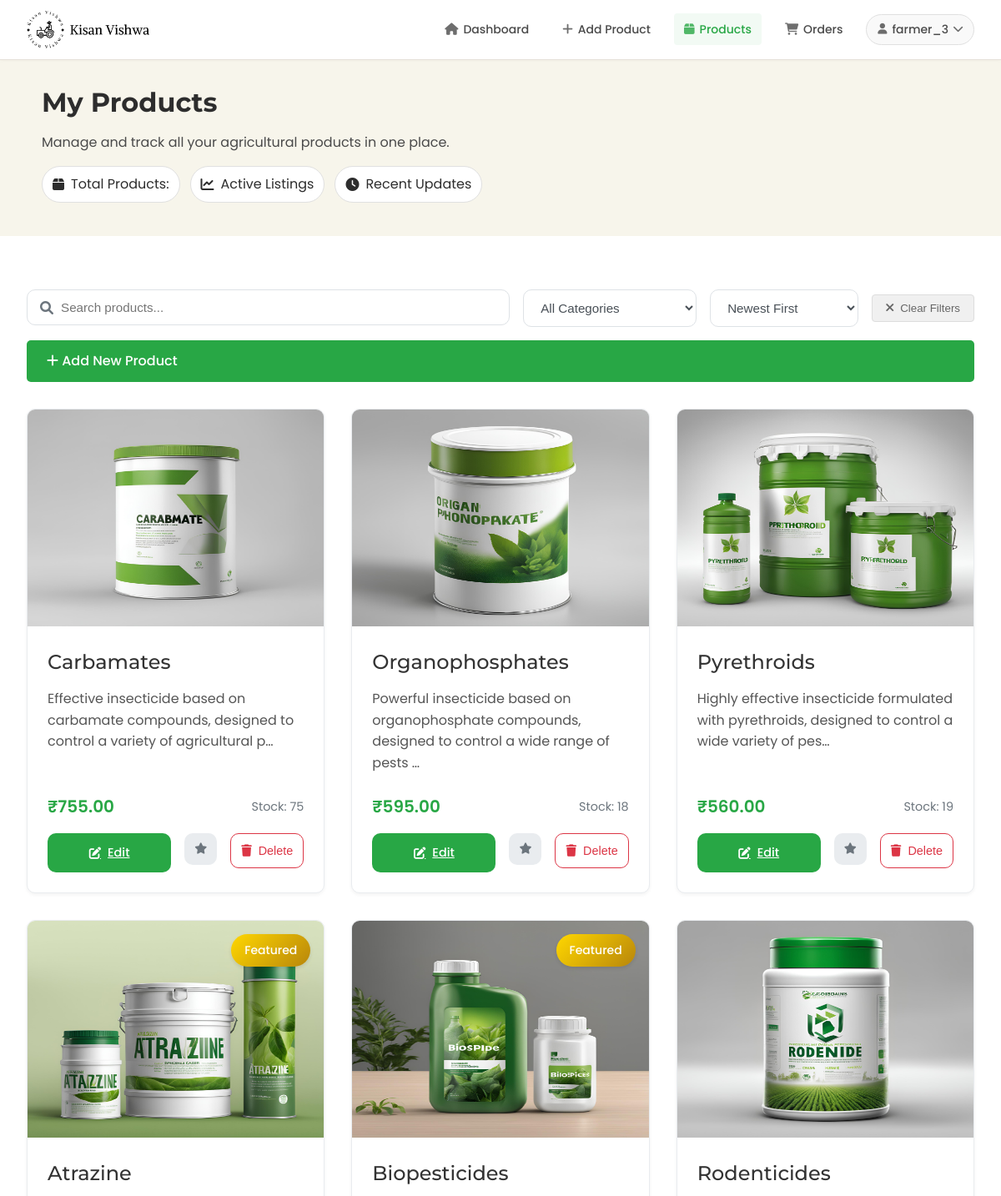
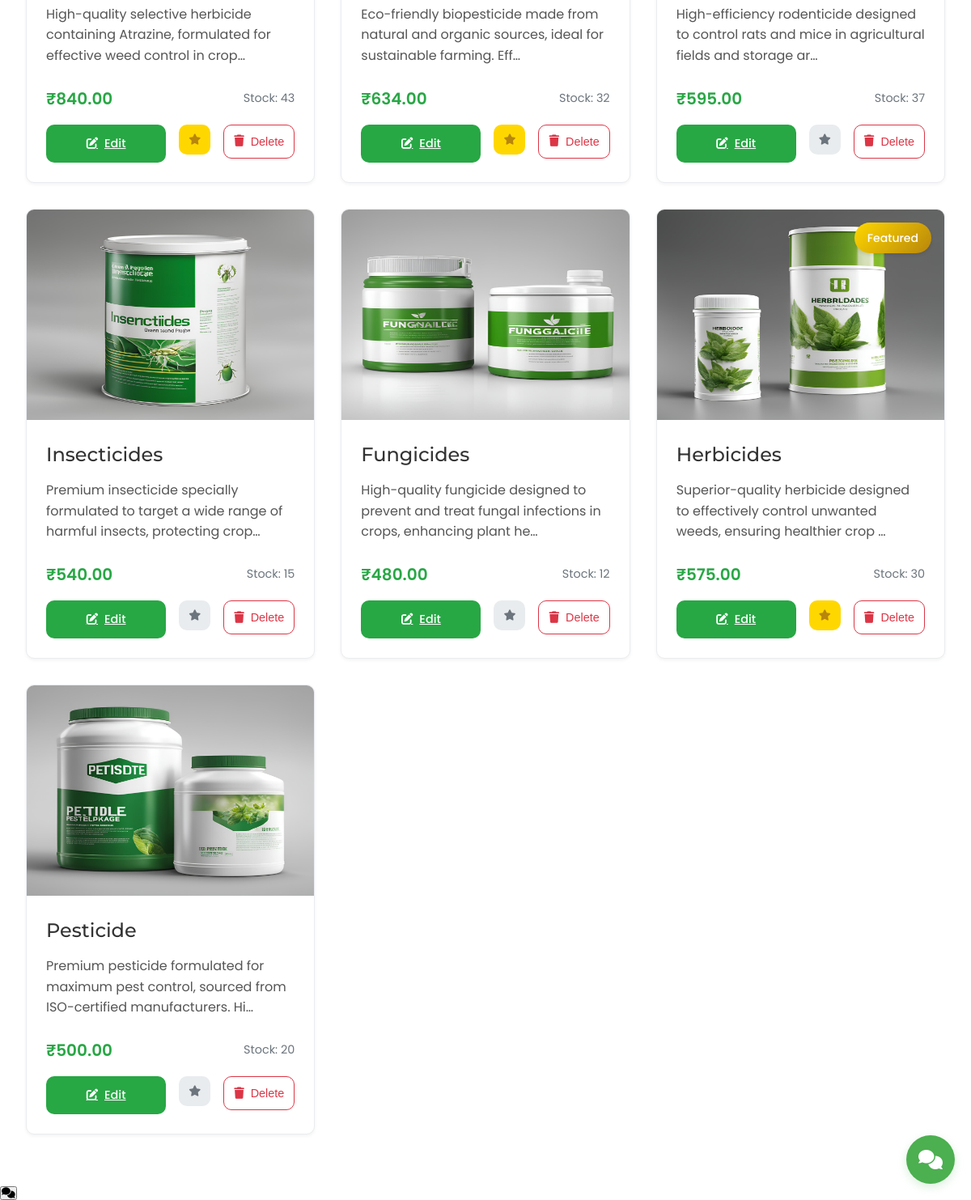
The page /products/my_products/ (signed in) on the database its author committed (2 pictures, top to bottom).
### product_app/models.py (models this page shows, shortened)
class Product(models.Model):
    CATEGORY_CHOICES = [
        ('vegetables', 'Vegetables'),
        ('fruits', 'Fruits'),
        ('grains', 'Grains'),
        ('dairy', 'Dairy'),
        ('tools', 'Tools & Equipment'),
        ('seeds', 'Seeds & Saplings'),
        ('pesticides', 'Pesticides & Fertilizers'),
        ('organic', 'Organic Products'),
        ('livestock', 'Livestock & Feed'),
        ('other', 'Other')
    ]
    name = models.CharField(max_length=200)
    category = models.CharField(max_length=100, choices=CATEGORY_CHOICES, default='other')
    price = models.DecimalField(max_digits=10, decimal_places=2)
    quantity = models.IntegerField()
    description = models.TextField()
    image = models.ImageField(
        upload_to='products/',
        null=True,
        blank=True
    )
    farmer = models.ForeignKey(User, on_delete=models.CASCADE)
    created_at = models.DateTimeField(auto_now_add=True)
    updated_at = models.DateTimeField(auto_now=True)
    is_featured = models.BooleanField(default=False)
    is_deleted = models.BooleanField(default=False)
    def get_image_url(self):
        if self.image and hasattr(self.image, 'url'):
            return self.image.url
        return static('images/default_product.jpg')

### product_app/views.py (the view)
# urls.py: path('my_products/', my_products, name='my_products'),
@login_required
def my_products(request):
    category = request.GET.get('category', '')
    search_query = request.GET.get('search', '').strip()
    sort_by = request.GET.get('sort', 'newest')
    products = Product.objects.filter(farmer=request.user, is_deleted=False)
    if category:
        products = products.filter(category=category)
    if search_query:
        products = products.filter(
            Q(name__icontains=search_query) |
            Q(description__icontains=search_query)
        )
    if sort_by == 'newest':
        products = products.order_by('-created_at')
    elif sort_by == 'oldest':
        products = products.order_by('created_at')
    elif sort_by == 'price-high':
        products = products.order_by('-price')
    elif sort_by == 'price-low':
        products = products.order_by('price')
    paginator = Paginator(products, 12)
    page = request.GET.get('page', 1)
    products = paginator.get_page(page)
    context = {
        'products': products,
        'current_category': category,
        'current_sort': sort_by,
        'search_query': search_query,
        'PRODUCT_CATEGORIES': Product.CATEGORY_CHOICES,
    }
    return render(request, 'my_products.html', context)

### customer_app/context_processors.py (called while the page is built, shortened)
def wishlist_and_cart_counts(request):
    if request.user.is_authenticated:
        cart_items = CartItem.objects.filter(user=request.user).select_related('product')
        wishlist_items = Wishlist.objects.filter(user=request.user)
        return {
            'cart_items_count': cart_items.count(),
            'cart_total': sum(item.total_price for item in cart_items),
            'wishlist_count': wishlist_items.count(),
            'wishlist_product_ids': set(item.product_id for item in wishlist_items)
        }

def wishlist_status(request):
    if request.user.is_authenticated:
        wishlist_items = Wishlist.objects.filter(user=request.user).select_related('product')
        return {
            'wishlist_product_ids': set(item.product.id for item in wishlist_items),
            'wishlist_products': [item.product for item in wishlist_items]
        }
    return {
        'wishlist_product_ids': set(),
        'wishlist_products': []
    }

def product_categories(request):
    CATEGORY_ICONS = {
        'vegetables': 'fa-carrot',
        'fruits': 'fa-apple-alt',
        'grains': 'fa-wheat',
        'dairy': 'fa-cheese',
        'tools': 'fa-tools',
        'seeds': 'fa-seedling',
        'pesticides': 'fa-spray-can',
        'organic': 'fa-leaf',
        'livestock': 'fa-cow',
        'other': 'fa-box'
    }
    return {
        'PRODUCT_CATEGORIES': Product.CATEGORY_CHOICES,
        'CATEGORY_ICONS': CATEGORY_ICONS
    }

### product_app/templates/my_products.html (shortened to what this page needs)
{% load static %}
{% load custom_filters %}
{% block extra_css %}
    <link rel="stylesheet" type="text/css" href="{% static 'css/farmerdesign.css' %}">
    <link rel="stylesheet" type="text/css" href="{% static 'css/my_product.css' %}">
    <link rel="stylesheet" href="https://cdnjs.cloudflare.com/ajax/libs/font-awesome/6.0.0/css/all.min.css">
    <link rel="stylesheet" href="{% static 'css/chat_widget.css' %}">
{% endblock %}
{% block content %}
    <header class="header">
        <div class="logo">
            <img src="{% static 'images/kisan_vishwa_logo.png' %}" alt="Kisan Vishwa Logo">
        </div>
        {% include 'NavBar/FarmerNavBar.html' %}
    </header>
    <section class="hero">
        <div class="hero-content">
            <h1>My Products</h1>
            <p>Manage and track all your agricultural products in one place.</p>
            <div class="hero-features">
                <span class="feature"><i class="fas fa-box"></i> Total Products: {{ products.count }}</span>
                <span class="feature"><i class="fas fa-chart-line"></i> Active Listings</span>
                <span class="feature"><i class="fas fa-clock"></i> Recent Updates</span>
            </div>
        </div>
    </section>
    <main class="main-content">
        <div class="products-controls">
            <div class="search-filter">
                <div class="search-box">
                    <i class="fas fa-search"></i>
                    <input type="text"
                           id="searchInput"
                           placeholder="Search products..."
                           value="{{ search_query|default:'' }}">
                </div>
                <div class="filter-options">
                    <select id="categoryFilter" class="filter-select">
                        <option value="">All Categories</option>
                    </select>
                    <select id="sortFilter" class="filter-select">
                        <option value="newest" {% if current_sort == 'newest' %}selected{% endif %}>Newest First</option>
                    </select>
                    <button id="clearFilters" class="clear-filters-btn">
                        <i class="fas fa-times"></i> Clear Filters
                    </button>
                </div>
            </div>
            <a href="{% url 'add_product' %}" class="add-product-btn">
                <i class="fas fa-plus"></i> Add New Product
            </a>
        </div>
        <div id="productsGrid" class="products-grid">
            {% include 'product_grid_partial.html' with products=products %}
        </div>
    </main>
<div id="chat-widget-container">
    {% include 'chatbot_app/chat_widget.html' %}
</div>
<div class="chat-widget">
    <button class="chat-toggle"
        {% if request.user.is_authenticated %}
            hx-get="{% url 'chatbot_app:toggle_chat' %}"
            hx-target="#chat-container"
            hx-swap="innerHTML"
        {% else %}
            onclick="window.location.href='/login/?next={{ request.path }}'"
        {% endif %}>
        <i class="fas fa-comments"></i>
    </button>
</div>
{% endblock %}

### templates/NavBar/FarmerNavBar.html (shortened to what this page needs)
{% load static %}
{% if user.is_authenticated and user.farmerprofile %}
<nav class="nav-menu">
    <ul class="nav-links">
        <li>
            <a href="{% url 'farmer_dashboard' %}" class="nav-link {% if request.resolver_match.url_name == 'farmer_dashboard' %}active{% endif %}">
                <i class="fas fa-home"></i>
                <span>Dashboard</span>
            </a>
        </li>
        <li>
            <a href="{% url 'add_product' %}" class="nav-link {% if request.resolver_match.url_name == 'add_product' %}active{% endif %}">
                <i class="fas fa-plus"></i>
                <span>Add Product</span>
            </a>
        </li>
        <li>
            <a href="{% url 'my_products' %}" class="nav-link {% if request.resolver_match.url_name == 'my_products' %}active{% endif %}">
                <i class="fas fa-box"></i>
                <span>Products</span>
            </a>
        </li>
        <li>
            <a href="#" class="nav-link">
                <i class="fas fa-shopping-cart"></i>
                <span>Orders</span>
            </a>
        </li>
        <li class="profile-menu">
            <a href="#" class="nav-link profile-toggle">
                <i class="fas fa-user"></i>
                <span>{{ user.username|truncatechars:12 }}</span>
                <i class="fas fa-chevron-down"></i>
            </a>
        </li>
    </ul>
</nav>
{% endif %}

### product_app/templates/product_grid_partial.html (shortened to what this page needs)
{% load static %}
{% for product in products %}
    <div class="product-card" data-category="{{ product.category }}">
        <div class="product-image">
            <img src="{{ product.get_image_url }}" alt="{{ product.name }}" loading="lazy">
            {% if product.is_featured %}
                <div class="featured-badge">Featured</div>
            {% endif %}
        </div>
        <div class="product-content">
            <h3 class="product-title">{{ product.name }}</h3>
            <p class="product-description">{{ product.description|truncatechars:100 }}</p>
            <div class="product-details">
                <span class="price">₹{{ product.price }}</span>
                <span class="stock">Stock: {{ product.quantity }}</span>
            </div>
            <div class="product-actions">
                <a href="{% url 'edit_product' product.id %}" class="edit-btn">
                    <i class="fas fa-edit"></i> Edit
                </a>
                <form method="POST" action="{% url 'toggle_featured' product.id %}" class="d-inline">
                    <button type="submit" class="featured-btn {% if product.is_featured %}active{% endif %}">
                        <i class="fas fa-star"></i>
                    </button>
                </form>
                <form method="POST" action="{% url 'delete_product' product.id %}" class="d-inline delete-form">
                    <button type="submit" class="delete-btn" onclick="return confirmDelete(event, '{{ product.name }}')">
                        <i class="fas fa-trash"></i> Delete
                    </button>
                </form>
            </div>
        </div>
    </div>
{% endfor %}

### static/css/farmerdesign.css (style rules this page uses)
* { margin: 0; padding: 0; box-sizing: border-box; }
.header { background-color: var(--white); padding: 0.8rem 2rem; display: flex; justify-content: space-between; align-items: center; border-bottom: 1px solid #E5E0D8; box-shadow: none; position: sticky; top: 0; z-index: 1000; }
.logo img { height: 45px; width: auto; transition: transform 0.2s ease; }
.nav-menu { display: flex; align-items: center; height: 45px; }
.nav-links { display: flex; list-style: none; gap: 1rem; margin: 0; padding: 0; align-items: center; }
.nav-link { color: var(--text-gray); text-decoration: none; font-family: 'Poppins', sans-serif; font-size: 0.875rem; font-weight: 500; padding: 0.5rem 0.75rem; border-radius: 4px; transition: all 0.2s ease; display: flex; align-items: center; gap: 6px; }
.nav-link i { font-size: 0.9rem; opacity: 0.8; }
.profile-menu { position: relative; }
.profile-menu .nav-link { display: flex; align-items: center; gap: 6px; background-color: var(--light-gray); padding: 0.4rem 0.8rem; border-radius: 25px; border: 1px solid var(--border-color); }
.profile-menu .nav-link i { font-size: 0.8rem; transition: transform 0.2s ease; }
.main-content { max-width: 1600px; margin: 2rem auto; padding: 0 2rem; }
.read-more-btn, .add-product-btn { display: inline-block; padding: 0.75rem 1.5rem; background-color: var(--forest-green); color: var(--white); text-decoration: none; border-radius: 5px; transition: background-color 0.3s; border: none; cursor: pointer; font-weight: 500; width: 100%; }
.hero { position: relative; padding: 25px 50px; background-color: #F7F5EB; color: var(--text-primary); display: flex; justify-content: space-between; align-items: center; margin-bottom: 2rem; overflow: hidden; }
.hero-content { max-width: 600px; z-index: 2; }
.hero h1 { font-family: 'Montserrat', sans-serif; font-size: 2rem; font-weight: 700; margin-bottom: 10px; color: var(--text-primary); }
.hero p { font-size: 1rem; font-weight: 400; margin-bottom: 1rem; color: var(--text-gray); }
.hero-features { display: flex; gap: 12px; margin-bottom: 15px; flex-wrap: wrap; }
.feature { display: flex; align-items: center; gap: 8px; background-color: var(--white); border: 1px solid var(--border-color); padding: 8px 12px; border-radius: 25px; transition: all 0.3s ease; color: var(--text-primary); }
.nav-link.active { color: var(--forest-green); background-color: rgba(40, 167, 69, 0.06); font-weight: 500; }
.header { background-color: var(--white); padding: 0.8rem 2rem; box-shadow: 0 1px 4px rgba(0, 0, 0, 0.03); }
.nav-links { gap: 1rem; }
.nav-link { font-size: 0.875rem; padding: 0.5rem 0.75rem; border-radius: 4px; display: flex; align-items: center; gap: 6px; color: var(--text-gray); }
.profile-menu .nav-link { background-color: var(--light-gray); border: 1px solid var(--border-color); padding: 0.4rem 0.8rem; }
.nav-link.active { background-color: rgba(40, 167, 69, 0.06); font-weight: 500; }

### rows shown on the page
Product: get_image_url (picture), name "Carbamates", description "Effective insecticide based on carbamate compounds, designed to control a variety of agricultural p…", price "755.00", quantity "75"
Product: get_image_url (picture), name "Organophosphates", description "Powerful insecticide based on organophosphate compounds, designed to control a wide range of pests …", price "595.00", quantity "18"
Product: get_image_url (picture), name "Pyrethroids", description "Highly effective insecticide formulated with pyrethroids, designed to control a wide variety of pes…", price "560.00", quantity "19"
Product: get_image_url (picture), is_featured "Featured", name "Atrazine", description "High-quality selective herbicide containing Atrazine, formulated for effective weed control in crop…", price "840.00", quantity "43"
Product: get_image_url (picture), is_featured "Featured", name "Biopesticides", description "Eco-friendly biopesticide made from natural and organic sources, ideal for sustainable farming. Eff…", price "634.00", quantity "32"
Product: get_image_url (picture), name "Rodenticides", description "High-efficiency rodenticide designed to control rats and mice in agricultural fields and storage ar…", price "595.00", quantity "37"
Product: get_image_url (picture), name "Insecticides", description "Premium insecticide specially formulated to target a wide range of harmful insects, protecting crop…", price "540.00", quantity "15"
Product: get_image_url (picture), name "Fungicides", description "High-quality fungicide designed to prevent and treat fungal infections in crops, enhancing plant he…", price "480.00", quantity "12"
Product: get_image_url (picture), is_featured "Featured", name "Herbicides", description "Superior-quality herbicide designed to effectively control unwanted weeds, ensuring healthier crop …", price "575.00", quantity "30"
Product: get_image_url (picture), name "Pesticide", description "Premium pesticide formulated for maximum pest control, sourced from ISO-certified manufacturers. Hi…", price "500.00", quantity "20"

### other values the page prints
{{ user.username|truncatechars:12 }} "farmer_3"
